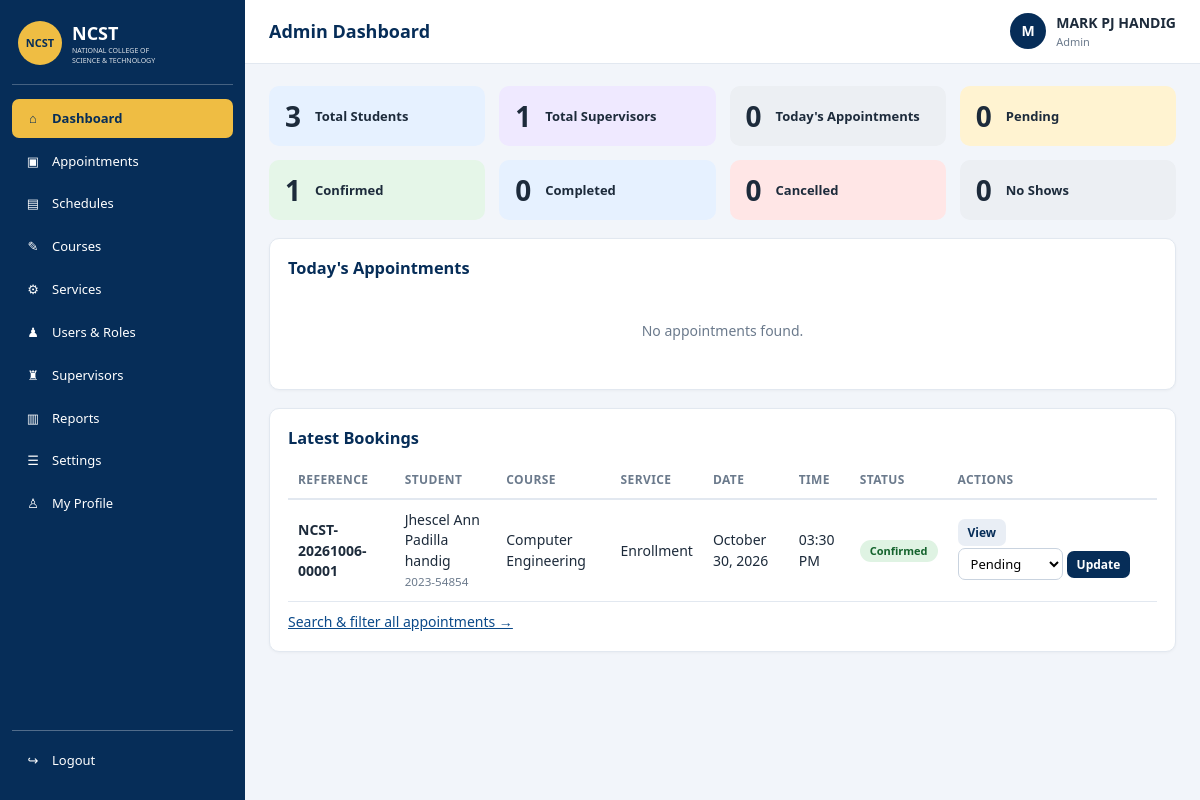
Screenshot of /admin_dashboard.php (signed in) with the database file from the repository.
### tables this page shows
CREATE TABLE `appointments` (
  `id` int(11) NOT NULL,
  `reference_no` varchar(30) NOT NULL,
  `user_id` int(11) NOT NULL,
  `course_id` int(11) NOT NULL,
  `service_id` int(11) NOT NULL,
  `slot_id` int(11) NOT NULL,
  `appointment_date` date NOT NULL,
  `appointment_time` time NOT NULL,
  `notes` varchar(500) DEFAULT NULL,
  `status` enum('pending','confirmed','completed','cancelled','no_show') NOT NULL DEFAULT 'pending',
  `cancel_reason` varchar(255) DEFAULT NULL,
  `created_at` timestamp NOT NULL DEFAULT current_timestamp(),
  `updated_at` timestamp NOT NULL DEFAULT current_timestamp() ON UPDATE current_timestamp()
);

CREATE TABLE `users` (
  `id` int(255) NOT NULL,
  `student_id` varchar(10) NOT NULL,
  `full_name` varchar(100) NOT NULL,
  `email` varchar(150) NOT NULL,
  `phone` varchar(11) NOT NULL,
  `password` varchar(255) NOT NULL,
  `role` enum('student','supervisor','admin') NOT NULL DEFAULT 'student',
  `created_at` timestamp NOT NULL DEFAULT current_timestamp(),
  `status` enum('active','disabled') NOT NULL DEFAULT 'active',
  `course_id` int(11) DEFAULT NULL
);

CREATE TABLE `courses` (
  `id` int(11) NOT NULL,
  `code` varchar(20) NOT NULL,
  `name` varchar(100) NOT NULL,
  `description` varchar(255) DEFAULT NULL,
  `is_active` tinyint(1) NOT NULL DEFAULT 1,
  `created_at` timestamp NOT NULL DEFAULT current_timestamp()
);

CREATE TABLE `services` (
  `id` int(11) NOT NULL,
  `course_id` int(11) DEFAULT NULL,
  `name` varchar(100) NOT NULL,
  `description` varchar(255) DEFAULT NULL,
  `is_active` tinyint(1) NOT NULL DEFAULT 1,
  `created_at` timestamp NOT NULL DEFAULT current_timestamp()
);

### auth.php (called while the page is built, shortened)
<?php
function e($value): string
{
    return htmlspecialchars((string)$value, ENT_QUOTES, 'UTF-8');
}

### layout.php (the view, shortened to what this page needs)
<?php
require_once __DIR__ . "/lib.php";
function nav_items(string $role): array
{
    if ($role === 'admin') {
        return [
            ['admin_dashboard.php', 'Dashboard', '⌂'],
            ['admin_appointments.php', 'Appointments', '▣'],
            ['admin_schedules.php', 'Schedules', '▤'],
            ['admin_courses.php', 'Courses', '✎'],
            ['admin_services.php', 'Services', '⚙'],
            ['admin_users.php', 'Users & Roles', '♟'],
            ['admin_supervisors.php', 'Supervisors', '♜'],
            ['admin_reports.php', 'Reports', '▥'],
            ['admin_settings.php', 'Settings', '☰'],
            ['profile.php', 'My Profile', '♙'],
        ];
    }
    return [
        ['homepage.php', 'Dashboard', '⌂'],
        ['book_appointment.php', 'Book Appointment', '＋'],
        ['my_appointments.php', 'My Appointments', '▣'],
        ['appointment_history.php', 'Appointment History', '↺'],
        ['profile.php', 'Profile', '♙'],
    ];
}
function page_header(string $title, string $active = ''): void
{
    $role = $_SESSION['role'];
    $roleLabel = ucfirst($role);
    ?>
<!DOCTYPE html>
<html lang="en">
<head>
    <link rel="stylesheet" href="assets/app.css">
</head>
<body>
<div class="layout">
    <aside class="sidebar" id="sidebar">
        <div class="brand">
            <div class="logo-circle">NCST</div>
            <div>
                <h2>NCST</h2>
                <p>NATIONAL COLLEGE OF<br>SCIENCE &amp; TECHNOLOGY</p>
            </div>
        </div>
        <nav class="nav">
            <?php foreach (nav_items($role) as [$href, $label, $icon]): ?>
                <a href="<?php echo e($href); ?>" class="nav-item<?php echo $href === $active ? ' active' : ''; ?>">
                    <span><?php echo $icon; ?></span> <?php echo e($label); ?>
                </a>
            <?php endforeach; ?>
        </nav>
        <div class="logout-box">
            <a href="logout.php" class="nav-item"><span>↪</span> Logout</a>
        </div>
    </aside>
    <div class="content">
        <header class="topbar">
            <h1><?php echo e($title); ?></h1>
            <div class="user-chip">
                <div class="avatar"><?php echo e(mb_strtoupper(mb_substr($_SESSION['full_name'], 0, 1))); ?></div>
                <div>
                    <strong><?php echo e($_SESSION['full_name']); ?></strong>
                    <small><?php echo e($roleLabel); ?></small>
                </div>
            </div>
        </header>
        <main class="main">
            <?php
}
function page_footer(array $scripts = []): void
{
    ?>
        </main>
    </div>
</div>
</body>
</html>
<?php
}
function appt_actions(array $a, string $role, string $return): string
{
    $id = (int)$a['id'];
    $h = '<button type="button" class="btn btn-sm btn-light" data-view-appt="' . $id . '">View</button> ';
    $allowed = allowed_statuses($role, $a['status']);
    $hidden = csrf_field()
        . '<input type="hidden" name="appointment_id" value="' . $id . '">'
        . '<input type="hidden" name="return" value="' . e($return) . '">'
        . '<input type="hidden" name="note" value="">';
    if ($role === 'admin') {
        if ($allowed) {
            $h .= '<form method="post" action="appointment_action.php" class="inline-form" data-confirm="Change the status of this appointment?" data-note="1">' . $hidden
                . '<select name="action" class="input-sm">';
            foreach ($allowed as $s) {
                $h .= '<option value="' . e($s) . '">' . e(STATUS_LABELS[$s]) . '</option>';
            }
            $h .= '</select> <button class="btn btn-sm btn-primary">Update</button></form>';
        }
        return $h;
    }
    return $h;
}
function render_appt_table(array $rows, string $role, string $return, bool $showCourse = false): void
{
    if (!$rows) {
        echo '<div class="empty">No appointments found.</div>';
        return;
    }
    echo '<div class="table-wrap"><table class="table"><thead><tr><th>Reference</th><th>Student</th>';
    if ($showCourse) echo '<th>Course</th>';
    echo '<th>Service</th><th>Date</th><th>Time</th><th>Status</th><th>Actions</th></tr></thead><tbody>';
    foreach ($rows as $r) {
        echo '<tr><td><strong>' . e($r['reference_no']) . '</strong></td>'
            . '<td>' . e($r['full_name']) . '<br><small>' . e($r['student_id']) . '</small></td>';
        if ($showCourse) echo '<td>' . e($r['course_name']) . '</td>';
        echo '<td>' . e($r['service_name']) . '</td><td>' . e(fmt_date($r['appointment_date'])) . '</td>'
            . '<td>' . e(fmt_time($r['appointment_time'])) . '</td><td>' . badge($r['status']) . '</td>'
            . '<td class="actions">' . appt_actions($r, $role, $return) . '</td></tr>';
    }
    echo '</tbody></table></div>';
}

### admin_dashboard.php (shortened to what this page needs)
<?php
require_once __DIR__ . "/layout.php";
$today = date('Y-m-d');
$students = (int)db_val($conn, "SELECT COUNT(*) FROM users WHERE role = 'student'");
$supers = (int)db_val($conn, "SELECT COUNT(*) FROM users WHERE role = 'supervisor'");
$st = db_row($conn, "SELECT SUM(appointment_date = ?) today, SUM(status='pending') pending, SUM(status='confirmed') confirmed,
    SUM(status='completed') completed, SUM(status='cancelled') cancelled, SUM(status='no_show') no_show FROM appointments", 's', [$today]);
$todayRows = db_rows($conn, appt_select_sql() . " WHERE a.appointment_date = ? ORDER BY a.appointment_time", 's', [$today]);
$recent = db_rows($conn, appt_select_sql() . " ORDER BY a.id DESC LIMIT 8");
page_header('Admin Dashboard', 'admin_dashboard.php');
?>
<div class="stats">
    <div class="stat s-blue"><b><?php echo $students; ?></b><span>Total Students</span></div>
    <div class="stat s-purple"><b><?php echo $supers; ?></b><span>Total Supervisors</span></div>
    <div class="stat s-gray"><b><?php echo (int)$st['today']; ?></b><span>Today's Appointments</span></div>
    <div class="stat s-yellow"><b><?php echo (int)$st['pending']; ?></b><span>Pending</span></div>
    <div class="stat s-green"><b><?php echo (int)$st['confirmed']; ?></b><span>Confirmed</span></div>
    <div class="stat s-blue"><b><?php echo (int)$st['completed']; ?></b><span>Completed</span></div>
    <div class="stat s-red"><b><?php echo (int)$st['cancelled']; ?></b><span>Cancelled</span></div>
    <div class="stat s-gray"><b><?php echo (int)$st['no_show']; ?></b><span>No Shows</span></div>
</div>
<div class="card"><h3>Today's Appointments</h3>
    <?php render_appt_table($todayRows, 'admin', 'admin_dashboard.php', true); ?></div>
<div class="card"><h3>Latest Bookings</h3>
    <?php render_appt_table($recent, 'admin', 'admin_dashboard.php', true); ?>
    <p style="margin-top:10px"><a href="admin_appointments.php">Search & filter all appointments →</a></p></div>
<?php page_footer(); ?>

### lib.php (shortened to what this page needs)
<?php
require_once __DIR__ . "/auth.php";
function db_exec(mysqli $c, string $sql, string $types = '', array $p = []): mysqli_stmt
{
    $st = $c->prepare($sql);
    if ($types !== '') {
        $st->bind_param($types, ...$p);
    }
    $st->execute();
    return $st;
}
function db_rows(mysqli $c, string $sql, string $types = '', array $p = []): array
{
    $st = db_exec($c, $sql, $types, $p);
    $r = $st->get_result();
    $out = $r ? $r->fetch_all(MYSQLI_ASSOC) : [];
    return $out;
}
function db_row(mysqli $c, string $sql, string $types = '', array $p = []): ?array
{
    $r = db_rows($c, $sql, $types, $p);
    return $r[0] ?? null;
}
function db_val(mysqli $c, string $sql, string $types = '', array $p = [])
{
    $r = db_row($c, $sql, $types, $p);
    return $r ? array_values($r)[0] : null;
}
function badge(string $s): string
{
    return '<span class="badge badge-' . e($s) . '">' . e(STATUS_LABELS[$s] ?? $s) . '</span>';
}
function fmt_date(string $d): string { return date('F j, Y', strtotime($d)); }
function fmt_time(string $t): string { return date('h:i A', strtotime($t)); }
function allowed_statuses(string $role, string $old): array
{
    if ($role === 'admin') {
        return array_values(array_diff(STATUSES, [$old]));
    }
    return [];
}

### app.css (style rules this page uses)
:root { --navy:#062d58;--navy2:#0b4a8a;--gold:#efbd43;--bg:#f2f5fa;--text:#1d2b3b;--muted:#6b7a8c;--line:#e2e8f0;--ok:#1e8e3e;--warn:#b7791f;--bad:#c53030;--card:#fff;--radius:10px }
* { box-sizing:border-box;margin:0;padding:0 }
body { font-family:'Segoe UI',Tahoma,Arial,sans-serif;background:var(--bg);color:var(--text);font-size:14px;line-height:1.45 }
a { color:var(--navy2) }
h3 { margin-bottom:10px;color:var(--navy) }
.muted,small { color:var(--muted) }
.layout { display:flex;min-height:100vh }
.sidebar { width:245px;background:var(--navy);color:#fff;display:flex;flex-direction:column;padding:16px 12px;position:sticky;top:0;height:100vh;overflow-y:auto;flex-shrink:0 }
.brand { display:flex;gap:10px;align-items:center;padding:4px 6px 18px;border-bottom:1px solid rgba(255,255,255,.25);margin-bottom:14px }
.brand h2 { font-size:18px }
.brand p { font-size:7px;line-height:1.4;opacity:.85 }
.logo-circle { width:44px;height:44px;border-radius:50%;background:var(--gold);color:var(--navy);display:flex;align-items:center;justify-content:center;font-weight:700;font-size:11px;flex-shrink:0 }
.nav-item { display:flex;gap:10px;align-items:center;color:#fff;text-decoration:none;padding:10px 12px;border-radius:7px;margin-bottom:4px;font-size:13px;transition:.15s }
.nav-item span { width:18px;text-align:center }
.nav-item.active { background:var(--gold);color:var(--navy);font-weight:600 }
.logout-box { margin-top:auto;border-top:1px solid rgba(255,255,255,.3);padding-top:10px }
.content { flex:1;min-width:0 }
.topbar { display:flex;align-items:center;gap:12px;background:#fff;border-bottom:1px solid var(--line);padding:0 24px;height:64px;position:sticky;top:0;z-index:20 }
.topbar h1 { font-size:18px;color:var(--navy);flex:1 }
.user-chip { display:flex;gap:10px;align-items:center }
.user-chip small { display:block;font-size:11px }
.avatar { width:36px;height:36px;border-radius:50%;background:var(--navy);color:#fff;display:flex;align-items:center;justify-content:center;font-weight:700 }
.main { padding:22px 24px 40px;max-width:1250px }
.card { background:var(--card);border:1px solid var(--line);border-radius:var(--radius);padding:18px;margin-bottom:18px;box-shadow:0 1px 3px rgba(0,0,0,.04) }
.stats { display:grid;grid-template-columns:repeat(auto-fit,minmax(180px,1fr));gap:14px;margin-bottom:18px }
.stat { border-radius:var(--radius);padding:16px;display:flex;gap:14px;align-items:center }
.stat b { font-size:28px;line-height:1 }
.stat span { font-size:13px;font-weight:600 }
.s-blue { background:#e6f1ff }
.s-green { background:#e5f6e8 }
.s-yellow { background:#fff3d1 }
.s-red { background:#ffe6e6 }
.s-gray { background:#eceff3 }
.s-purple { background:#efe9ff }
.btn { display:inline-block;border:0;border-radius:7px;padding:9px 16px;font-size:13px;font-weight:600;cursor:pointer;text-decoration:none;font-family:inherit }
.btn-primary { background:var(--navy);color:#fff }
.btn-light { background:#e9eef5;color:var(--navy) }
.btn-sm { padding:5px 10px;font-size:12px }
.table-wrap { overflow-x:auto }
.table { width:100%;border-collapse:collapse }
.table th { text-align:left;font-size:12px;text-transform:uppercase;letter-spacing:.4px;color:var(--muted);padding:10px;border-bottom:2px solid var(--line);white-space:nowrap }
.table td { padding:10px;border-bottom:1px solid var(--line);vertical-align:middle }
.actions { white-space:normal;min-width:200px }
.inline-form { display:inline-flex;gap:4px;align-items:center;margin:2px 0 }
.empty { text-align:center;color:var(--muted);padding:30px }
.badge { display:inline-block;padding:3px 10px;border-radius:20px;font-size:11px;font-weight:700;white-space:nowrap }
.badge-confirmed { background:#dff3e3;color:#14632d }
input,select,textarea { font-family:inherit;font-size:13px;border:1px solid #c9d3df;border-radius:7px;padding:9px 10px;background:#fff;width:100% }
.input-sm { padding:5px 8px;width:auto }

### rows the page displays
appointments: reference_no "NCST-20261006-00001", user.full_name "Jhescel Ann Padilla handig", user.student_id "2023-54854", course.name "Computer Engineering", service.name "Enrollment", appointment_date "October 30, 2026", appointment_time "03:30 PM", status "Confirmed", action "Pending", shows "Update"

### other values shown
$icon "⌂"
$label "Dashboard"
$icon "▣"
$label "Appointments"
$icon "▤"
$label "Schedules"
$icon "✎"
$label "Courses"
$icon "⚙"
$label "Services"
$icon "♟"
$label "Users & Roles"
$icon "♜"
$label "Supervisors"
$icon "▥"
